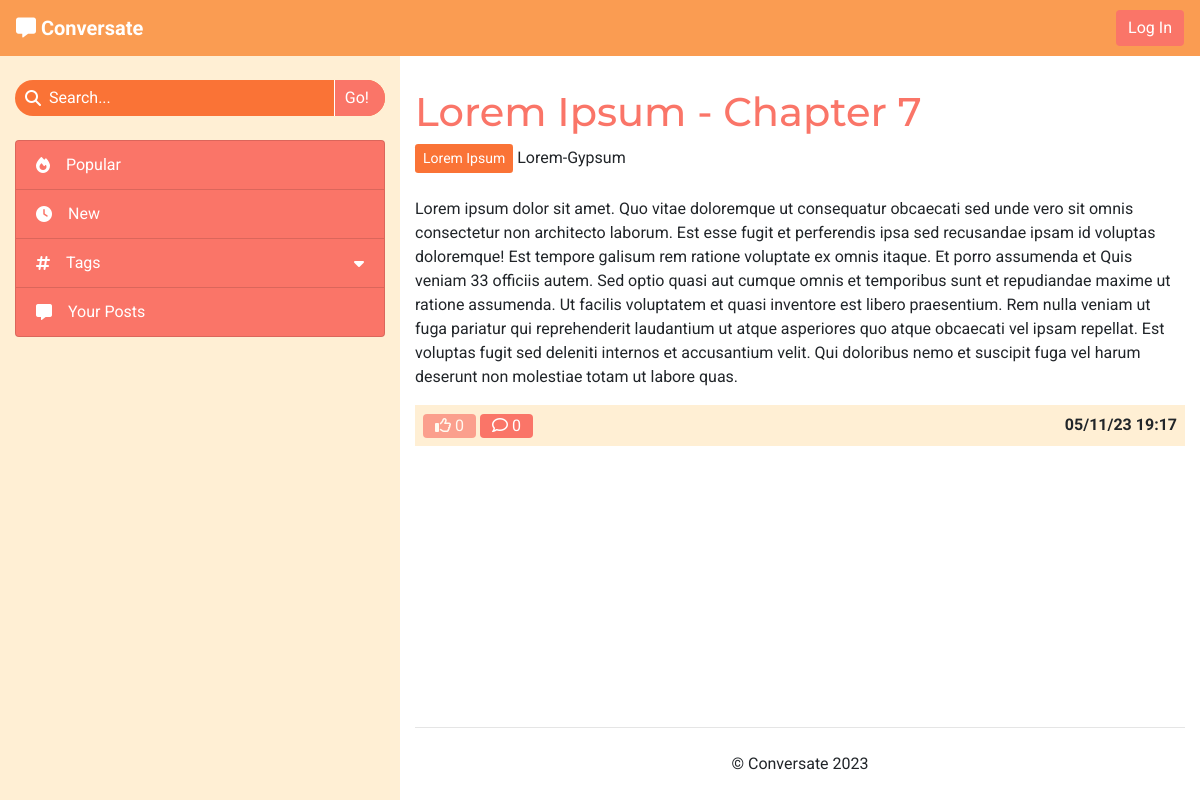
The page /lorem-ipsum-kY9pF34Q-lorem-ipsum-chapter-7/ on the database as committed earlier.
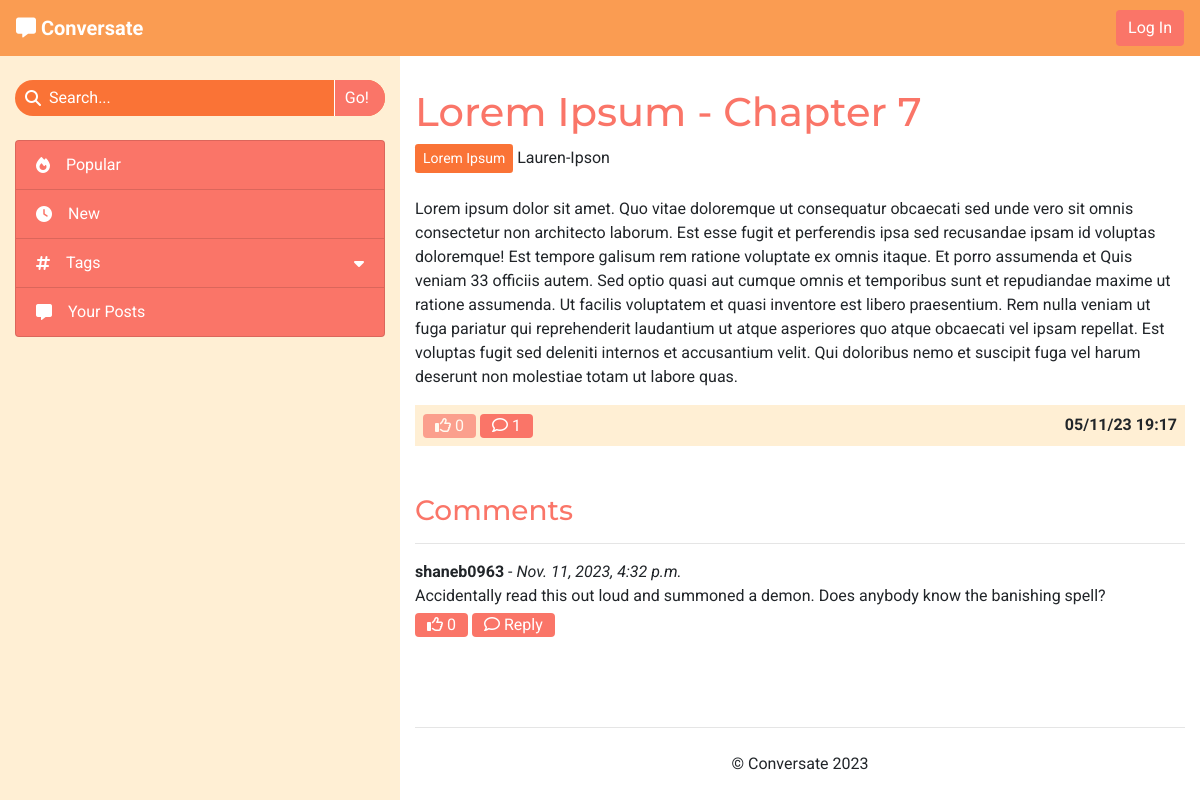
The same page on the database as committed later.
### forum/models.py (models this page shows, shortened)
class Post(models.Model):
    title = models.CharField(max_length=200)
    slug = models.SlugField(max_length=200, unique=True)
    tag = models.ForeignKey(Tag, on_delete=models.CASCADE, related_name='tagged_posts')
    posted_by = models.ForeignKey(User, on_delete=models.CASCADE, related_name='added_posts')
    posted_on = models.DateTimeField(auto_now_add=True)
    content = models.TextField()
    edited = models.BooleanField(default=False)
    likes = models.ManyToManyField(User, related_name='post_likes', blank=True)
    approved = models.BooleanField(default=False)
    class Meta:
        ordering = ['-posted_on']
    def number_of_likes(self):
        return self.likes.count()
    def number_of_comments(self):
        return self.comments.count()

class Tag(models.Model):
    name = models.CharField(max_length=30, unique=True)
    def __str__(self):
        return self.name

class Comment(models.Model):
    post = models.ForeignKey(Post, on_delete=models.CASCADE, related_name='comments')
    content = models.TextField()
    posted_by = models.ForeignKey(User, on_delete=models.CASCADE, related_name='added_comments')
    posted_on = models.DateTimeField(auto_now_add=True)
    reply_to = models.ForeignKey('self', on_delete=models.CASCADE, related_name='replies', blank=True, null=True)
    edited = models.BooleanField(default=False)
    likes = models.ManyToManyField(User, related_name="comment_likes", blank=True)
    approved = models.BooleanField(default=False)
    class Meta:
        ordering = ['-posted_on']
    def number_of_likes(self):
        return self.likes.count()
    def number_of_replies(self):
        return self.replies.count()

### forum/views.py (the view)
# urls.py: path('<slug:slug>/', views.ViewPost.as_view(), name='view_post'),
class ViewPost(View):
    def get(self, request, slug, *args, **kwargs):
        post = get_object_or_404(Post, slug=slug)
        comments = post.comments.order_by('-posted_on')
        liked = post.likes.filter(id=request.user.id).exists()
        context = {
            'post': post,
            'comments': comments,
            'liked': liked
        }
        return render(
            request,
            'post_details.html',
            context
        )

### templates/post_details.html (shortened to what this page needs)
{% extends "base.html" %}
{% load static %}
{% block content %}
    <h1>{{ post.title }}</h1>
    <a class="btn btn-sm tag" href="#">{{ post.tag }}</a>
    <span>{{ post.posted_by }}
    </span>
    <br><br>
    <p id="post-content">{{ post.content }}</p>
    <div id="post-footer" class="d-flex justify-content-between">
        <div class="post-footer-buttons">
            {% if user.is_authenticated %}
            <form class="d-inline" method="POST" action="{% url 'like_post' post.slug %}">
                {% csrf_token %}
                {% if liked %}
                    <button type="submit" class="btn py-0" aria-label="Unlike this post">
                        <i class="fa-solid fa-thumbs-up"></i>
                {% else %}
                    <button type="submit" class="btn py-0" aria-label="Like this post">
                        <i class="fa-regular fa-thumbs-up"></i>
                {% endif %}
                    {{ post.number_of_likes }}
                </button>
            </form>
            {% else %}
                <span class="btn disabled py-0" aria-disabled="true">
                    <i class="fa-regular fa-thumbs-up"></i>
                    {{ post.number_of_likes }}
                </span>
            {% endif %}
            {% if user.is_authenticated %}
                <a class="btn py-0" href="#post-comment" aria-label="Post a comment">
            {% else %}
                <a class="btn py-0" href="#comments" aria-label="View the post's comments">
            {% endif %}
                <i class="fa-regular fa-comment"></i>
                {{ post.number_of_comments }}
            </a>
        </div>
        <div class="center-to-container">
            <strong>{{ post.posted_on|date:"d/m/y G:i" }}</strong>
        </div>
    </div>
    <br>
    <br>
    <div id="comments">
        {% if comments %}
            <h3>Comments</h3>
            <hr>
            {% for comment in comments %}
                {% if comment.reply_to %}
                <div id="comment-{{ comment.id }}" data-timestamp="{{ comment.posted_on.timestamp }}"
                    data-reply-to="{{ comment.reply_to.id }}" class="comment reply ml-3 ml-sm-4 ml-lg-5 py-2 d-none">
                {% else %}
                <div id="comment-{{ comment.id }}" class="comment">
                {% endif %}
                    <div class="comment-header">
                        <strong>{{ comment.posted_by }}</strong> -
                        <em>{{ comment.posted_on }}
                        </em>
                    </div>
                    <div class="comment-body">
                        <p class="mb-1 comment-text">{{ comment.content }}</p>
                        <form method="POST" class="d-inline" action="{% url 'like_comment' comment.id %}">
                            {% if user in comment.likes.all %}
                            <button type="submit" class="btn btn-small py-0">
                                <i class="fa-solid fa-thumbs-up"></i>
                            {% else %}
                            <button type="submit" class="btn btn-small py-0">
                                <i class="fa-regular fa-thumbs-up"></i>
                            {% endif %}
                                {{ comment.number_of_likes }}
                            </button>
                        </form>
                        <button class="btn btn-small py-0" type="button" data-toggle="collapse"
                            data-target="#reply-toggle-{{ comment.id }}" aria-expanded="false" aria-controls="reply-toggle-{{ comment.id }}">
                            <i class="fa-regular fa-comment"></i>
                            Reply
                        </button>
                    </div>
                </div>
            {% endfor %}
        {% endif %}
    </div>
{% endblock %}

Rows that differ between the two databases and show on the page:
changed through a linked row, Post "Lorem Ipsum - Chapter 7": posted_by "Lorem-Gypsum" → "Lauren-Ipson"; number_of_comments "0" → "1"
added Comment: posted_by "shaneb0963", posted_on "Nov. 11, 2023, 4:32 p.m.", content "Accidentally read this out loud and summoned a demon. Does anybody know the banishing spell?", number_of_likes "0"
Other text that changed with them:
text now shown: "Comments"
